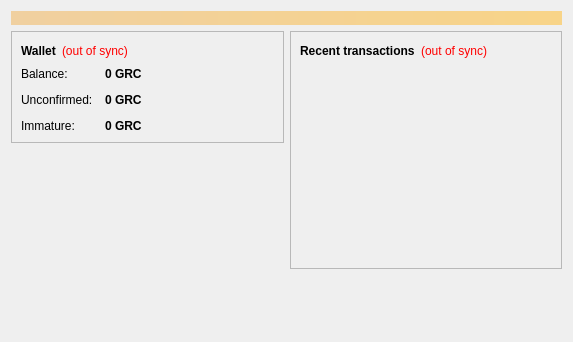
<?xml version="1.0" encoding="UTF-8"?>
<ui version="4.0">
 <class>OverviewPage</class>
 <widget class="QWidget" name="OverviewPage">
  <property name="geometry">
   <rect>
    <x>0</x>
    <y>0</y>
    <width>573</width>
    <height>342</height>
   </rect>
  </property>
  <property name="windowTitle">
   <string>Form</string>
  </property>
  <layout class="QVBoxLayout" name="topLayout">
   <item>
    <widget class="QLabel" name="labelAlerts">
     <property name="visible">
      <bool>false</bool>
     </property>
     <property name="styleSheet">
      <string notr="true">background-color: qlineargradient(x1: 0, y1: 0, x2: 1, y2: 0, stop:0 #F0D0A0, stop:1 #F8D488); color:#000000;</string>
     </property>
     <property name="wordWrap">
      <bool>true</bool>
     </property>
     <property name="margin">
      <number>3</number>
     </property>
    </widget>
   </item>
   <item>
    <layout class="QHBoxLayout" name="horizontalLayout" stretch="1,1">
     <item>
      <layout class="QVBoxLayout" name="verticalLayout_2">
       <item>
        <widget class="QFrame" name="frame">
         <property name="frameShape">
          <enum>QFrame::StyledPanel</enum>
         </property>
         <property name="frameShadow">
          <enum>QFrame::Raised</enum>
         </property>
         <layout class="QVBoxLayout" name="verticalLayout_4">
          <item>
           <layout class="QHBoxLayout" name="horizontalLayout_4">
            <item>
             <widget class="QLabel" name="label_5">
              <property name="font">
               <font>
                <weight>75</weight>
                <bold>true</bold>
               </font>
              </property>
              <property name="text">
               <string>Wallet</string>
              </property>
             </widget>
            </item>
            <item>
             <widget class="QLabel" name="labelWalletStatus">
              <property name="toolTip">
               <string>The displayed information may be out of date. Your wallet automatically synchronizes with the Graaccoin network after a connection is established, but this process has not completed yet.</string>
              </property>
              <property name="styleSheet">
               <string notr="true">QLabel { color: red; }</string>
              </property>
              <property name="text">
               <string notr="true">(out of sync)</string>
              </property>
              <property name="alignment">
               <set>Qt::AlignLeading|Qt::AlignLeft|Qt::AlignVCenter</set>
              </property>
             </widget>
            </item>
            <item>
             <spacer name="horizontalSpacer_2">
              <property name="orientation">
               <enum>Qt::Horizontal</enum>
              </property>
              <property name="sizeHint" stdset="0">
               <size>
                <width>40</width>
                <height>20</height>
               </size>
              </property>
             </spacer>
            </item>
           </layout>
          </item>
          <item>
           <layout class="QFormLayout" name="formLayout_2">
            <property name="fieldGrowthPolicy">
             <enum>QFormLayout::AllNonFixedFieldsGrow</enum>
            </property>
            <property name="horizontalSpacing">
             <number>12</number>
            </property>
            <property name="verticalSpacing">
             <number>12</number>
            </property>
            <item row="0" column="0">
             <widget class="QLabel" name="label">
              <property name="text">
               <string>Balance:</string>
              </property>
             </widget>
            </item>
            <item row="0" column="1">
             <widget class="QLabel" name="labelBalance">
              <property name="font">
               <font>
                <weight>75</weight>
                <bold>true</bold>
               </font>
              </property>
              <property name="cursor">
               <cursorShape>IBeamCursor</cursorShape>
              </property>
              <property name="toolTip">
               <string>Your current balance</string>
              </property>
              <property name="text">
               <string notr="true">0 GRC</string>
              </property>
              <property name="textInteractionFlags">
               <set>Qt::LinksAccessibleByMouse|Qt::TextSelectableByKeyboard|Qt::TextSelectableByMouse</set>
              </property>
             </widget>
            </item>
            <item row="1" column="0">
             <widget class="QLabel" name="label_3">
              <property name="text">
               <string>Unconfirmed:</string>
              </property>
             </widget>
            </item>
            <item row="1" column="1">
             <widget class="QLabel" name="labelUnconfirmed">
              <property name="font">
               <font>
                <weight>75</weight>
                <bold>true</bold>
               </font>
              </property>
              <property name="cursor">
               <cursorShape>IBeamCursor</cursorShape>
              </property>
              <property name="toolTip">
               <string>Total of transactions that have yet to be confirmed, and do not yet count toward the current balance</string>
              </property>
              <property name="text">
               <string notr="true">0 GRC</string>
              </property>
              <property name="textInteractionFlags">
               <set>Qt::LinksAccessibleByMouse|Qt::TextSelectableByKeyboard|Qt::TextSelectableByMouse</set>
              </property>
             </widget>
            </item>
            <item row="2" column="0">
             <widget class="QLabel" name="labelImmatureText">
              <property name="text">
               <string>Immature:</string>
              </property>
             </widget>
            </item>
            <item row="2" column="1">
             <widget class="QLabel" name="labelImmature">
              <property name="font">
               <font>
                <weight>75</weight>
                <bold>true</bold>
               </font>
              </property>
              <property name="toolTip">
               <string>Mined balance that has not yet matured</string>
              </property>
              <property name="text">
               <string notr="true">0 GRC</string>
              </property>
              <property name="textInteractionFlags">
               <set>Qt::LinksAccessibleByMouse|Qt::TextSelectableByKeyboard|Qt::TextSelectableByMouse</set>
              </property>
             </widget>
            </item>
           </layout>
          </item>
         </layout>
        </widget>
       </item>
       <item>
        <spacer name="verticalSpacer">
         <property name="orientation">
          <enum>Qt::Vertical</enum>
         </property>
         <property name="sizeHint" stdset="0">
          <size>
           <width>20</width>
           <height>40</height>
          </size>
         </property>
        </spacer>
       </item>
      </layout>
     </item>
     <item>
      <layout class="QVBoxLayout" name="verticalLayout_3">
       <item>
        <widget class="QFrame" name="frame_2">
         <property name="frameShape">
          <enum>QFrame::StyledPanel</enum>
         </property>
         <property name="frameShadow">
          <enum>QFrame::Raised</enum>
         </property>
         <layout class="QVBoxLayout" name="verticalLayout">
          <item>
           <layout class="QHBoxLayout" name="horizontalLayout_2">
            <item>
             <widget class="QLabel" name="label_4">
              <property name="text">
               <string>&lt;b&gt;Recent transactions&lt;/b&gt;</string>
              </property>
             </widget>
            </item>
            <item>
             <widget class="QLabel" name="labelTransactionsStatus">
              <property name="toolTip">
               <string>The displayed information may be out of date. Your wallet automatically synchronizes with the Graaccoin network after a connection is established, but this process has not completed yet.</string>
              </property>
              <property name="styleSheet">
               <string notr="true">QLabel { color: red; }</string>
              </property>
              <property name="text">
               <string notr="true">(out of sync)</string>
              </property>
              <property name="alignment">
               <set>Qt::AlignRight|Qt::AlignTrailing|Qt::AlignVCenter</set>
              </property>
             </widget>
            </item>
            <item>
             <spacer name="horizontalSpacer">
              <property name="orientation">
               <enum>Qt::Horizontal</enum>
              </property>
              <property name="sizeHint" stdset="0">
               <size>
                <width>40</width>
                <height>20</height>
               </size>
              </property>
             </spacer>
            </item>
           </layout>
          </item>
          <item>
           <widget class="QListView" name="listTransactions">
            <property name="styleSheet">
             <string notr="true">QListView { background: transparent; }</string>
            </property>
            <property name="frameShape">
             <enum>QFrame::NoFrame</enum>
            </property>
            <property name="verticalScrollBarPolicy">
             <enum>Qt::ScrollBarAlwaysOff</enum>
            </property>
            <property name="horizontalScrollBarPolicy">
             <enum>Qt::ScrollBarAlwaysOff</enum>
            </property>
            <property name="selectionMode">
             <enum>QAbstractItemView::NoSelection</enum>
            </property>
           </widget>
          </item>
         </layout>
        </widget>
       </item>
       <item>
        <spacer name="verticalSpacer_2">
         <property name="orientation">
          <enum>Qt::Vertical</enum>
         </property>
         <property name="sizeHint" stdset="0">
          <size>
           <width>20</width>
           <height>40</height>
          </size>
         </property>
        </spacer>
       </item>
      </layout>
     </item>
    </layout>
   </item>
  </layout>
 </widget>
 <resources/>
 <connections/>
</ui>
